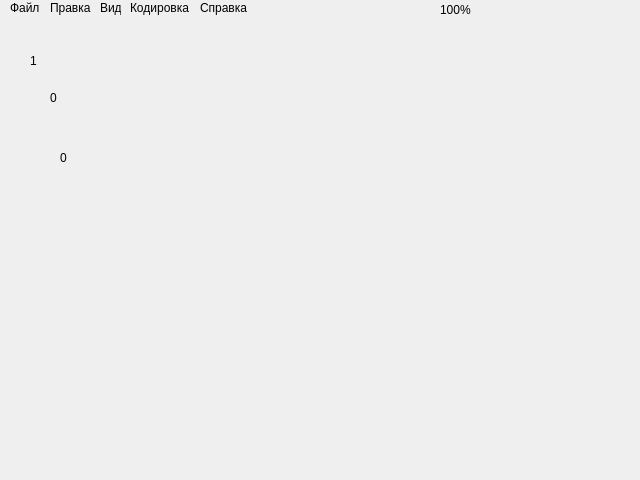
<?xml version="1.0" encoding="UTF-8"?>
<ui version="4.0">
 <class>Dialog</class>
 <widget class="QDialog" name="Dialog">
  <property name="geometry">
   <rect>
    <x>0</x>
    <y>0</y>
    <width>640</width>
    <height>480</height>
   </rect>
  </property>
  <property name="windowTitle">
   <string>Dialog</string>
  </property>
  <widget class="QLabel" name="label">
   <property name="geometry">
    <rect>
     <x>10</x>
     <y>0</y>
     <width>31</width>
     <height>16</height>
    </rect>
   </property>
   <property name="text">
    <string>Файл</string>
   </property>
  </widget>
  <widget class="QLabel" name="label_2">
   <property name="geometry">
    <rect>
     <x>50</x>
     <y>0</y>
     <width>41</width>
     <height>16</height>
    </rect>
   </property>
   <property name="text">
    <string>Правка</string>
   </property>
  </widget>
  <widget class="QLabel" name="label_3">
   <property name="geometry">
    <rect>
     <x>100</x>
     <y>0</y>
     <width>21</width>
     <height>16</height>
    </rect>
   </property>
   <property name="text">
    <string>Вид</string>
   </property>
  </widget>
  <widget class="QLabel" name="label_4">
   <property name="geometry">
    <rect>
     <x>130</x>
     <y>0</y>
     <width>61</width>
     <height>16</height>
    </rect>
   </property>
   <property name="text">
    <string>Кодировка</string>
   </property>
  </widget>
  <widget class="QLabel" name="label_5">
   <property name="geometry">
    <rect>
     <x>200</x>
     <y>0</y>
     <width>47</width>
     <height>16</height>
    </rect>
   </property>
   <property name="text">
    <string>Справка</string>
   </property>
  </widget>
  <widget class="QLabel" name="label_6">
   <property name="geometry">
    <rect>
     <x>10</x>
     <y>10</y>
     <width>111</width>
     <height>41</height>
    </rect>
   </property>
   <property name="text">
    <string>&lt;?xml version=&quot;1.0&quot;?&gt;</string>
   </property>
  </widget>
  <widget class="QLabel" name="label_7">
   <property name="geometry">
    <rect>
     <x>10</x>
     <y>40</y>
     <width>61</width>
     <height>16</height>
    </rect>
   </property>
   <property name="text">
    <string>&lt;Network&gt;</string>
   </property>
  </widget>
  <widget class="QLabel" name="label_8">
   <property name="geometry">
    <rect>
     <x>30</x>
     <y>30</y>
     <width>151</width>
     <height>61</height>
    </rect>
   </property>
   <property name="text">
    <string>&lt;ProxyType&gt;1&lt;/ProxyType&gt;</string>
   </property>
  </widget>
  <widget class="QLabel" name="label_9">
   <property name="geometry">
    <rect>
     <x>30</x>
     <y>70</y>
     <width>31</width>
     <height>16</height>
    </rect>
   </property>
   <property name="text">
    <string>&lt;Ftp&gt;</string>
   </property>
  </widget>
  <widget class="QLabel" name="label_10">
   <property name="geometry">
    <rect>
     <x>50</x>
     <y>80</y>
     <width>81</width>
     <height>16</height>
    </rect>
   </property>
   <property name="text">
    <string>&lt;Host&gt;&lt;/Host&gt;</string>
   </property>
  </widget>
  <widget class="QLabel" name="label_11">
   <property name="geometry">
    <rect>
     <x>50</x>
     <y>90</y>
     <width>81</width>
     <height>16</height>
    </rect>
   </property>
   <property name="text">
    <string>&lt;Port&gt;0&lt;Port&gt;</string>
   </property>
  </widget>
  <widget class="QLabel" name="label_12">
   <property name="geometry">
    <rect>
     <x>50</x>
     <y>110</y>
     <width>131</width>
     <height>16</height>
    </rect>
   </property>
   <property name="text">
    <string>&lt;Password&gt;&lt;/Password&gt;</string>
   </property>
  </widget>
  <widget class="QLabel" name="label_13">
   <property name="geometry">
    <rect>
     <x>50</x>
     <y>100</y>
     <width>131</width>
     <height>16</height>
    </rect>
   </property>
   <property name="text">
    <string>&lt;Username&gt;&lt;/Username&gt;</string>
   </property>
  </widget>
  <widget class="QLabel" name="label_14">
   <property name="geometry">
    <rect>
     <x>30</x>
     <y>120</y>
     <width>31</width>
     <height>16</height>
    </rect>
   </property>
   <property name="text">
    <string>&lt;Ftp&gt;</string>
   </property>
  </widget>
  <widget class="QLabel" name="label_15">
   <property name="geometry">
    <rect>
     <x>30</x>
     <y>130</y>
     <width>41</width>
     <height>16</height>
    </rect>
   </property>
   <property name="text">
    <string>&lt;Http&gt;</string>
   </property>
  </widget>
  <widget class="QLabel" name="label_16">
   <property name="geometry">
    <rect>
     <x>60</x>
     <y>140</y>
     <width>81</width>
     <height>16</height>
    </rect>
   </property>
   <property name="text">
    <string>&lt;Host&gt;&lt;/Host&gt;</string>
   </property>
  </widget>
  <widget class="QLabel" name="label_17">
   <property name="geometry">
    <rect>
     <x>60</x>
     <y>150</y>
     <width>81</width>
     <height>16</height>
    </rect>
   </property>
   <property name="text">
    <string>&lt;Port&gt;0&lt;Port&gt;</string>
   </property>
  </widget>
  <widget class="QLabel" name="label_18">
   <property name="geometry">
    <rect>
     <x>60</x>
     <y>160</y>
     <width>131</width>
     <height>16</height>
    </rect>
   </property>
   <property name="text">
    <string>&lt;Username&gt;&lt;/Username&gt;</string>
   </property>
  </widget>
  <widget class="QLabel" name="label_19">
   <property name="geometry">
    <rect>
     <x>60</x>
     <y>170</y>
     <width>131</width>
     <height>16</height>
    </rect>
   </property>
   <property name="text">
    <string>&lt;Password&gt;&lt;/Password&gt;</string>
   </property>
  </widget>
  <widget class="QLabel" name="label_20">
   <property name="geometry">
    <rect>
     <x>30</x>
     <y>180</y>
     <width>41</width>
     <height>16</height>
    </rect>
   </property>
   <property name="text">
    <string>&lt;Http&gt;</string>
   </property>
  </widget>
  <widget class="QLabel" name="label_21">
   <property name="geometry">
    <rect>
     <x>30</x>
     <y>190</y>
     <width>81</width>
     <height>16</height>
    </rect>
   </property>
   <property name="text">
    <string>&lt;Repositories/&gt;</string>
   </property>
  </widget>
  <widget class="QLabel" name="label_22">
   <property name="geometry">
    <rect>
     <x>10</x>
     <y>210</y>
     <width>61</width>
     <height>16</height>
    </rect>
   </property>
   <property name="text">
    <string>&lt;/Network&gt;</string>
   </property>
  </widget>
  <widget class="QLabel" name="label_23">
   <property name="geometry">
    <rect>
     <x>440</x>
     <y>0</y>
     <width>31</width>
     <height>20</height>
    </rect>
   </property>
   <property name="text">
    <string>100%</string>
   </property>
  </widget>
 </widget>
 <resources/>
 <connections/>
</ui>
